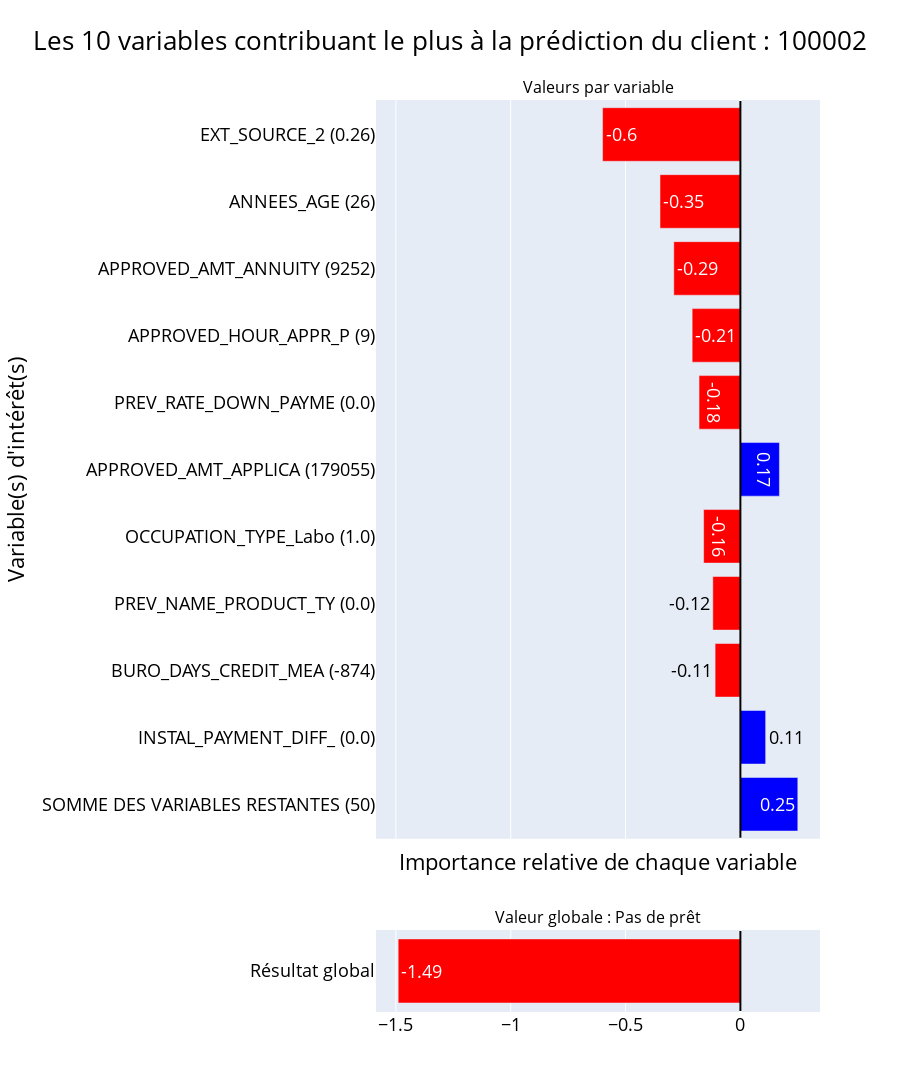

The notebook cell saved with this chart:
### Code cell
#figure_feature_client_dash(df_client_score, file_df[df_client_score.SK_ID_CURR == 100002])
df1 = file_df_client_score[file_df_client_score.SK_ID_CURR == 100002]
df2 = file_df[file_df.SK_ID_CURR == 100002]
figure_feature_client_dash(df1, df2)

### Figure 1 — Plotly figure (JSON) as saved in the notebook; plotly's stock layout.template omitted (floating-point values rounded to 4 significant figures)
{"data": [{"alignmentgroup": "True", "hovertemplate": "x=%{x}<br>y=%{y}<br>text=%{text}<extra></extra>", "legendgroup": "", "marker": {"color": ["blue", "blue", "red", "red", "red", "blue", "red", "red", "red", "red", "red"], "pattern": {"shape": ""}}, "name": "", "offsetgroup": "", "orientation": "h", "showlegend": false, "text": ["0.25", "0.11", "-0.11", "-0.12", "-0.16", "0.17", "-0.18", "-0.21", "-0.29", "-0.35", "-0.6"], "textposition": "auto", "type": "bar", "x": [0.25, 0.11, -0.11, -0.12, -0.16, 0.17, -0.18, -0.21, -0.29, -0.35, -0.6], "xaxis": "x", "y": ["SOMME DES VARIABLES RESTANTES (50)", "INSTAL_PAYMENT_DIFF_MAX", "BURO_DAYS_CREDIT_MEAN", "PREV_NAME_PRODUCT_TYPE_x-sell_MEAN", "OCCUPATION_TYPE_Laborers", "APPROVED_AMT_APPLICATION_MAX", "PREV_RATE_DOWN_PAYMENT_MEAN", "APPROVED_HOUR_APPR_PROCESS_START_MAX", "APPROVED_AMT_ANNUITY_MAX", "ANNEES_AGE", "EXT_SOURCE_2"], "yaxis": "y"}, {"alignmentgroup": "True", "hovertemplate": "valeur=%{text}<br>index=%{y}<extra></extra>", "legendgroup": "", "marker": {"color": ["red"], "pattern": {"shape": ""}}, "name": "", "offsetgroup": "", "orientation": "h", "showlegend": false, "text": [-1.49], "textposition": "auto", "type": "bar", "x": [-1.49], "xaxis": "x2", "y": [0], "yaxis": "y2"}], "layout": {"annotations": [{"font": {"size": 16}, "showarrow": false, "text": "Valeurs par variable", "x": 0.5, "xanchor": "center", "xref": "paper", "y": 1, "yanchor": "bottom", "yref": "paper"}, {"font": {"size": 16}, "showarrow": false, "text": "Valeur globale : Pas de prêt", "x": 0.5, "xanchor": "center", "xref": "paper", "y": 0.09, "yanchor": "bottom", "yref": "paper"}], "font": {"color": "black", "size": 18}, "height": 1281, "shapes": [{"line": {"color": "black", "width": 2}, "type": "line", "x0": 0, "x1": 0, "xref": "x", "y0": -0.5, "y1": 10.5, "yref": "y"}, {"line": {"color": "black", "width": 2}, "type": "line", "x0": 0, "x1": 0, "xref": "x2", "y0": -0.5, "y1": 0.5, "yref": "y2"}], "title": {"font": {"color": "black", "size": 26}, "text": "Les 10 variables contribuant le plus à la prédiction du client : 100002 ", "x": 0.5, "xanchor": "center"}, "xaxis": {"anchor": "y", "domain": [0, 1], "matches": "x2", "showticklabels": false, "title": {"text": "Importance relative de chaque variable"}}, "xaxis2": {"anchor": "y2", "domain": [0, 1]}, "yaxis": {"anchor": "x", "automargin": true, "domain": [0.19, 1], "dtick": 1, "tickmode": "array", "ticktext": [["SOMME DES VARIABLES RESTANTES (50)"], "INSTAL_PAYMENT_DIFF_ (0.0)", "BURO_DAYS_CREDIT_MEA (-874)", "PREV_NAME_PRODUCT_TY (0.0)", "OCCUPATION_TYPE_Labo (1.0)", "APPROVED_AMT_APPLICA (179055)", "PREV_RATE_DOWN_PAYME (0.0)", "APPROVED_HOUR_APPR_P (9)", "APPROVED_AMT_ANNUITY (9252)", "ANNEES_AGE (26)", "EXT_SOURCE_2 (0.26)"], "tickvals": [0, 1, 2, 3, 4, 5, 6, 7, 8, 9, 10], "title": {"text": "Variable(s) d'intérêt(s)"}}, "yaxis2": {"anchor": "x2", "domain": [0, 0.09], "ticktext": [["Résultat global"]], "tickvals": [0]}}}
